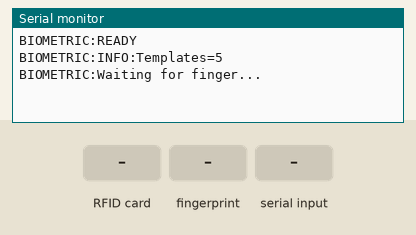
The sketch below on a simulated Arduino Uno, built with avr-gcc and run on an emulated ATmega328P. On the bench: the last lines printed to the serial monitor. Inputs (shaded band) come from the test bench.

Above: at 2.3 s.
2.4 s: RFID card 5E 7A 19 C4 held to the reader
At 3.5 s:
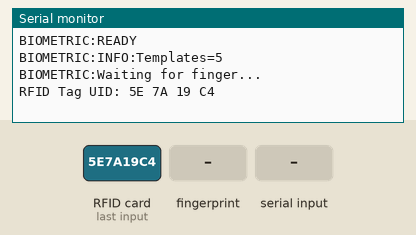
4.0 s: finger stored as number 1 placed on the sensor
At 4.8 s:
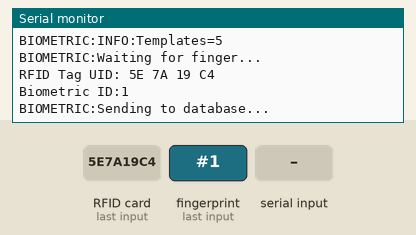
5.8 s: "LOGGED:\n" received over Serial
At 7.1 s:
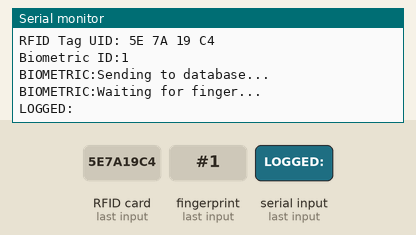
7.4 s: "BUFFER:\n" received over Serial
At 8.1 s:
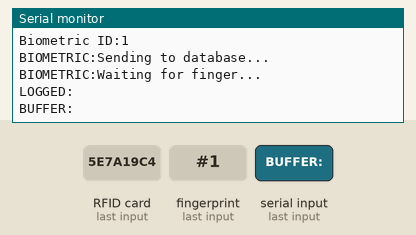

Measured:
- after the input at 2.4 s, the serial monitor: prints a new line after 0.12 s (image 1)
- after the input at 4.0 s, the serial monitor: prints a new line after 0.37 s (image 2)
- after the input at 5.8 s, the serial monitor: prints a new line after 0.13 s (image 3)
- after the input at 7.4 s, the serial monitor: prints a new line at once (image 4)

The sketch:

spcheck_arduino.ino
```cpp
// SPCheck Combined Arduino Sketch
// Handles RC522 RFID reader + Adafruit fingerprint sensor on one Arduino
//
// Pin connections:
//   RFID RC522  → SS=10, RST=7, MOSI=11, MISO=12, SCK=13
//   Fingerprint → RX=2 (green wire from sensor TX), TX=3 (white wire to sensor RX)

#include <SPI.h>
#include <MFRC522.h>
#include <SoftwareSerial.h>
#include <Adafruit_Fingerprint.h>

// --- RFID ---
#define SS_PIN  10
#define RST_PIN  7
MFRC522 rfid(SS_PIN, RST_PIN);

// --- Fingerprint ---
SoftwareSerial fingerprintSerial(2, 3);  // RX=2, TX=3
Adafruit_Fingerprint finger = Adafruit_Fingerprint(&fingerprintSerial);

// ------------------------------------------------------------------ setup ---
void setup() {
  Serial.begin(9600);
  delay(100);

  // Init RFID
  SPI.begin();
  rfid.PCD_Init();

  // Init fingerprint sensor
  finger.begin(57600);
  delay(5);

  if (finger.verifyPassword()) {
    Serial.println("BIOMETRIC:READY");
  } else {
    Serial.println("BIOMETRIC:ERROR:Sensor not found");
    while (1) { delay(1); }
  }

  finger.getTemplateCount();
  if (finger.templateCount == 0) {
    Serial.println("BIOMETRIC:WARNING:No fingerprints enrolled");
  } else {
    Serial.print("BIOMETRIC:INFO:Templates=");
    Serial.println(finger.templateCount);
  }

  Serial.println("BIOMETRIC:Waiting for finger...");
}

// ------------------------------------------------------------------- loop ---
void loop() {
  // Read any response from Python backend
  if (Serial.available()) {
    String response = Serial.readStringUntil('\n');
    if (response.startsWith("LOGGED:") || response.startsWith("BUFFER:")) {
      Serial.println(response);
    }
  }

  // --- RFID check ---
  if (rfid.PICC_IsNewCardPresent() && rfid.PICC_ReadCardSerial()) {
    Serial.print(F("RFID Tag UID:"));
    printHex(rfid.uid.uidByte, rfid.uid.size);
    Serial.println("");
    rfid.PICC_HaltA();
    rfid.PCD_StopCrypto1();  // required to reset for next read
  }

  // --- Fingerprint check ---
  int fingerprintID = getFingerprintID();

  if (fingerprintID > 0) {
    Serial.print("Biometric ID:");
    Serial.println(fingerprintID);
    Serial.println("BIOMETRIC:Sending to database...");
    delay(500);
    while (finger.getImage() != FINGERPRINT_NOFINGER) { delay(50); }
    Serial.println("BIOMETRIC:Waiting for finger...");

  } else if (fingerprintID == -2) {
    // Unknown fingerprint - send UNKNOWN so Python can handle it
    Serial.println("Biometric ID:UNKNOWN");
    delay(500);
    while (finger.getImage() != FINGERPRINT_NOFINGER) { delay(50); }
    Serial.println("BIOMETRIC:Waiting for finger...");
  }

  delay(50);
}

// ------------------------------------------------------------ printHex ---
void printHex(byte *buffer, byte bufferSize) {
  for (byte i = 0; i < bufferSize; i++) {
    Serial.print(buffer[i] < 0x10 ? " 0" : " ");
    Serial.print(buffer[i], HEX);
  }
}

// ------------------------------------------------------- getFingerprintID ---
int getFingerprintID() {
  uint8_t p = finger.getImage();
  if (p != FINGERPRINT_OK) return -1;

  p = finger.image2Tz();
  if (p != FINGERPRINT_OK) {
    if (p == FINGERPRINT_IMAGEMESS)
      Serial.println("BIOMETRIC:ERROR:Image too messy");
    else if (p == FINGERPRINT_FEATUREFAIL || p == FINGERPRINT_INVALIDIMAGE)
      Serial.println("BIOMETRIC:ERROR:Could not find fingerprint features");
    return -1;
  }

  p = finger.fingerFastSearch();
  if (p == FINGERPRINT_OK)        return finger.fingerID;
  if (p == FINGERPRINT_NOTFOUND)  return -2;
  if (p == FINGERPRINT_PACKETRECIEVEERR)
    Serial.println("BIOMETRIC:ERROR:Communication error");
  return -1;
}
```
